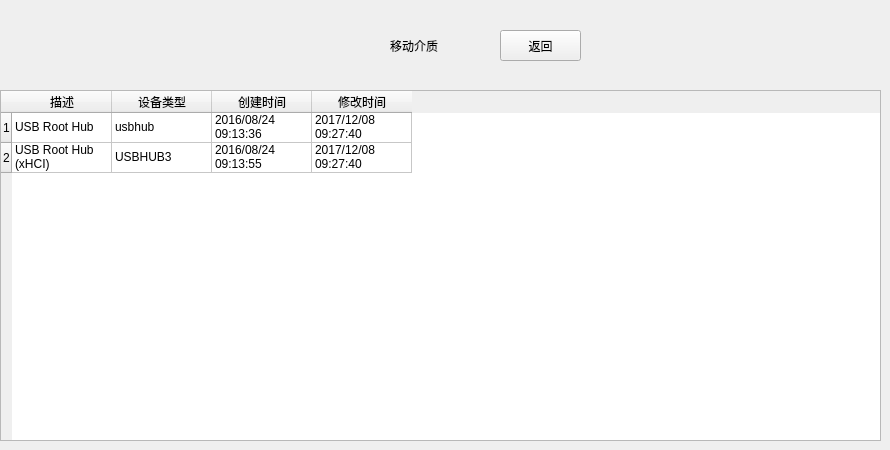
    <widget class="QWidget" name="page_34">
     <widget class="QLabel" name="label_70">
      <property name="geometry">
       <rect>
        <x>390</x>
        <y>30</y>
        <width>101</width>
        <height>31</height>
       </rect>
      </property>
      <property name="styleSheet">
       <string notr="true">color: rgb(0, 0, 0);
font: 16pt &quot;微软雅黑&quot;;</string>
      </property>
      <property name="text">
       <string>移动介质</string>
      </property>
     </widget>
     <widget class="QPushButton" name="ydjzButton_2">
      <property name="geometry">
       <rect>
        <x>500</x>
        <y>30</y>
        <width>81</width>
        <height>31</height>
       </rect>
      </property>
      <property name="text">
       <string>返回</string>
      </property>
     </widget>
     <widget class="QTableWidget" name="ydjzTableWidget_2">
      <property name="geometry">
       <rect>
        <x>0</x>
        <y>90</y>
        <width>881</width>
        <height>351</height>
       </rect>
      </property>
      <row>
       <property name="text">
        <string>1</string>
       </property>
      </row>
      <row>
       <property name="text">
        <string>2</string>
       </property>
      </row>
      <column>
       <property name="text">
        <string>描述</string>
       </property>
      </column>
      <column>
       <property name="text">
        <string>设备类型</string>
       </property>
      </column>
      <column>
       <property name="text">
        <string>创建时间</string>
       </property>
      </column>
      <column>
       <property name="text">
        <string>修改时间</string>
       </property>
      </column>
      <item row="0" column="0">
       <property name="text">
        <string>USB Root Hub</string>
       </property>
      </item>
      <item row="0" column="1">
       <property name="text">
        <string>usbhub</string>
       </property>
      </item>
      <item row="0" column="2">
       <property name="text">
        <string>2016/08/24 09:13:36</string>
       </property>
      </item>
      <item row="0" column="3">
       <property name="text">
        <string>2017/12/08 09:27:40</string>
       </property>
      </item>
      <item row="1" column="0">
       <property name="text">
        <string>USB Root Hub (xHCI)</string>
       </property>
      </item>
      <item row="1" column="1">
       <property name="text">
        <string>USBHUB3</string>
       </property>
      </item>
      <item row="1" column="2">
       <property name="text">
        <string>2016/08/24 09:13:55</string>
       </property>
      </item>
      <item row="1" column="3">
       <property name="text">
        <string>2017/12/08 09:27:40</string>
       </property>
      </item>
     </widget>
    </widget>
